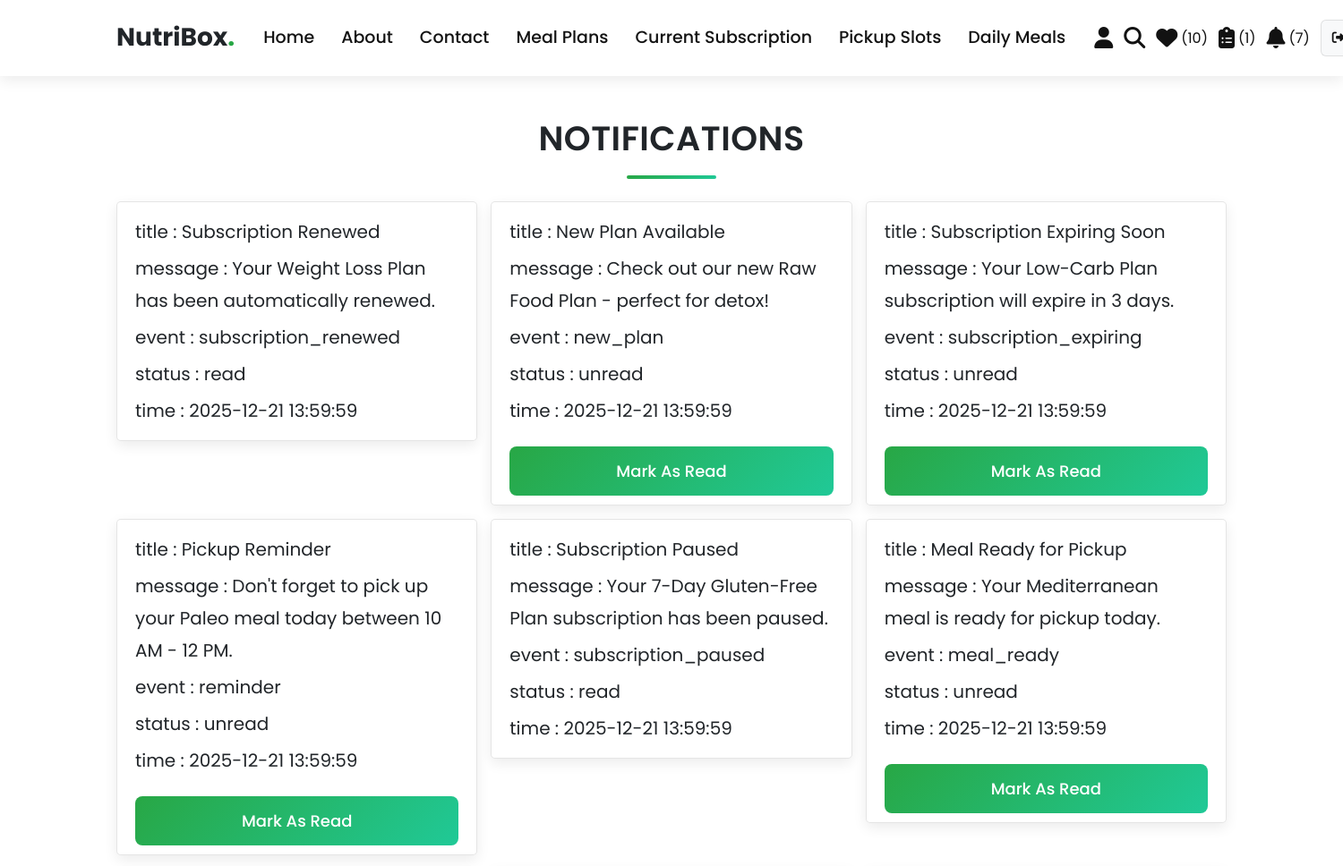
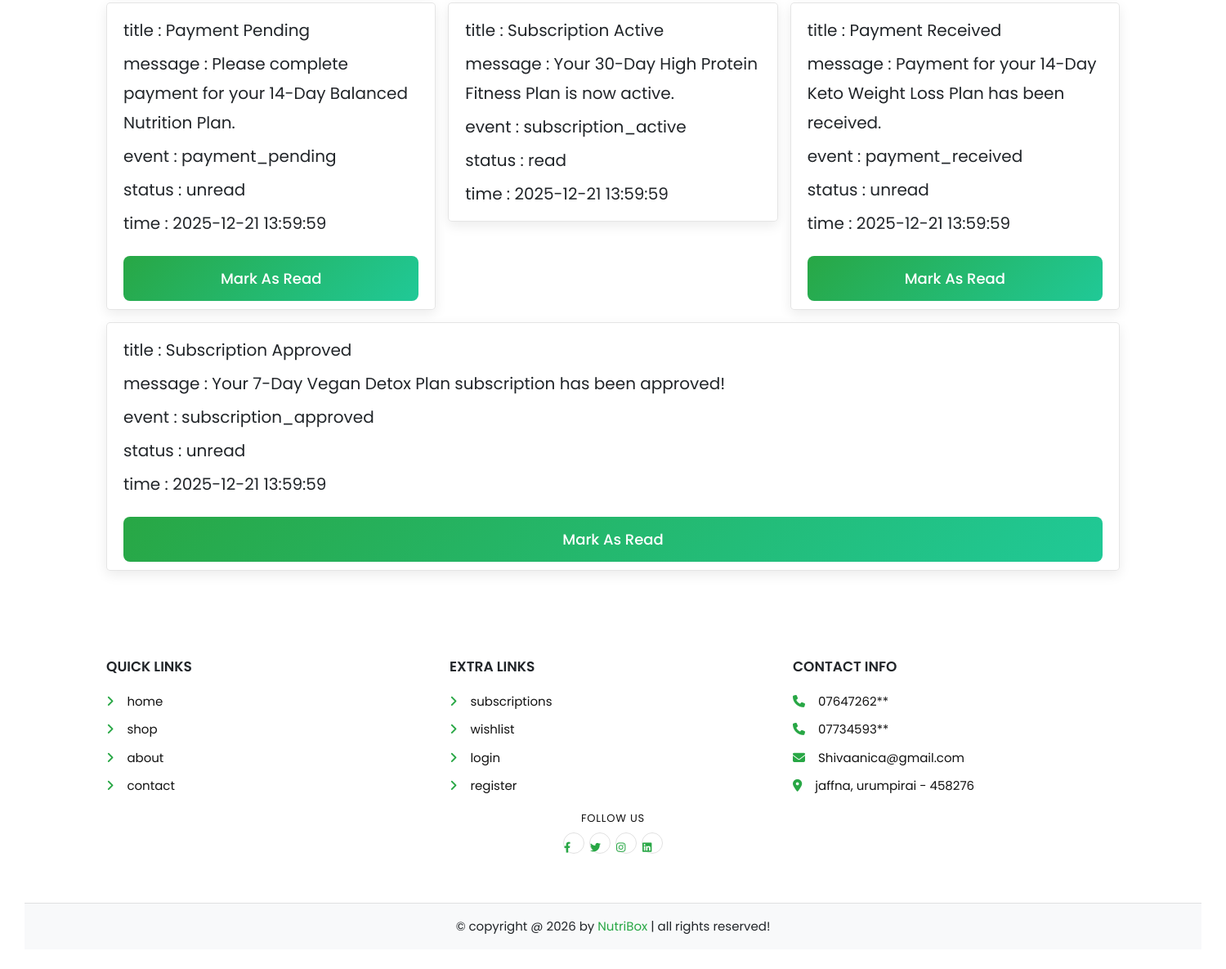
The app's page /user/notifications.php (signed in) with its own data (2 pictures, top to bottom).
### tables this page shows
CREATE TABLE IF NOT EXISTS notifications (
  id INT(100) NOT NULL AUTO_INCREMENT,
  user_id INT(100) NOT NULL,
  subscription_id INT(100) DEFAULT NULL,
  event VARCHAR(50) NOT NULL,
  title VARCHAR(150) NOT NULL,
  message VARCHAR(1000) NOT NULL,
  is_read TINYINT(1) NOT NULL DEFAULT 0,
  created_at TIMESTAMP NOT NULL DEFAULT CURRENT_TIMESTAMP,
  PRIMARY KEY (id),
  KEY idx_user_id (user_id),
  KEY idx_is_read (is_read)
);

### user/notifications.php (the view, shortened to what this page needs)
<?php
@include "../config.php";
$user_id = $_SESSION["user_id"];
$notifications = $conn->prepare(
    "SELECT * FROM `notifications` WHERE user_id = ? ORDER BY created_at DESC, id DESC",
);
$notifications->execute([$user_id]);
?>
<!DOCTYPE html>
<html lang="en">
<head>
   <link rel="stylesheet" href="https://cdnjs.cloudflare.com/ajax/libs/font-awesome/6.1.1/css/all.min.css">
   <link rel="stylesheet" href="css/user_style.css">
</head>
<body>
<?php include "user_header.php"; ?>
<section class="placed-orders">
   <h1 class="title">notifications</h1>
   <div class="box-container">
      <?php if ($notifications->rowCount() > 0) {
          while ($note = $notifications->fetch(PDO::FETCH_ASSOC)) { ?>
      <div class="box">
         <p> title : <span><?= $note["title"] ?></span> </p>
         <p> message : <span><?= $note["message"] ?></span> </p>
         <p> event : <span><?= $note["event"] ?></span> </p>
         <p> status : <span><?= $note["is_read"]
             ? "read"
             : "unread" ?></span> </p>
         <p> time : <span><?= $note["created_at"] ?></span> </p>
         <?php if ((int) $note["is_read"] === 0) { ?>
            <form action="" method="POST" style="margin-top:1rem;">
               <input type="submit" name="mark_read" class="btn" value="mark as read">
            </form>
         <?php } ?>
      </div>
      <?php }
      } else {
          echo '<p class="empty">no notifications yet!</p>';
      } ?>
   </div>
</section>
<?php include "user_footer.php"; ?>
</body>
</html>

### user/css/user_style.css (style rules this page uses)
.placed-orders .box-container { display: flex; flex-wrap: wrap; gap: 1.5rem; align-items: flex-start; }
.placed-orders .box-container .box { padding: 1rem 2rem; flex: 1 1 40rem; border: var(--border); background-color: var(--white); box-shadow: var(--box-shadow); border-radius: 0.5rem; }
.placed-orders .box-container .box p { margin: 0.5rem 0; line-height: 1.8; font-size: 2rem; color: var(--light-color); }
.placed-orders .box-container .box p span { color: var(--green); }

### user/css/components.css (style rules this page uses)
:root { --primary-green: #28a745; --secondary-orange: #fd7e14; --accent-red: #dc3545; --dark-gray: #212529; --light-gray: #121212; --white: #ffffff; --off-white: #f8f9fa; --light-bg: #8aeeb5; --border: 0.15rem solid rgba(0, 0, 0, 0.1); --box-shadow: 0 0.5rem 1.5rem rgba(0, 0, 0, 0.08); --gradient: linear-gradient(135deg, var(--primary-green), #20c997); }
* { font-family: "Poppins", sans-serif; margin: 0; padding: 0; box-sizing: border-box; outline: none; border: none; text-decoration: none; color: var(--dark-gray); transition: all 0.3s ease; }
body { background-color: var(--light-bg); line-height: 1.6; background: url("../../images/BG.png") no-repeat center center fixed; background-size: cover; font-family: "Poppins", sans-serif; }
html { font-size: 62.5%; overflow-x: hidden; scroll-behavior: smooth; scroll-padding-top: 7rem; }
section { padding: 4rem 3rem; max-width: 1300px; margin: 0 auto; }
.btn, .delete-btn, .option-btn { display: inline-block; width: 100%; margin-top: 1.2rem; border-radius: 0.8rem; color: var(--white); font-size: 1.8rem; font-weight: 500; padding: 1.4rem 3.2rem; text-transform: capitalize; cursor: pointer; text-align: center; position: relative; overflow: hidden; z-index: 1; }
.btn { background: var(--gradient); }
.btn::before, .delete-btn::before, .option-btn::before { content: ""; position: absolute; top: 0; left: -100%; width: 100%; height: 100%; background: rgba(0, 0, 0, 0.1); transition: left 0.3s ease; z-index: -1; }
.title { text-align: center; margin-bottom: 2.5rem; text-transform: uppercase; color: var(--dark-gray); font-size: 3.8rem; font-weight: 600; letter-spacing: 0.05rem; position: relative; }
.title::after { content: ""; width: 100px; height: 4px; background: var(--gradient); display: block; margin: 1rem auto; border-radius: 2px; }

### records on screen
notifications: title "Subscription Renewed", message "Your Weight Loss Plan has been automatically renewed.", event "subscription_renewed", is_read "read", created_at "2025-12-21 13:59:59"
notifications: title "New Plan Available", message "Check out our new Raw Food Plan - perfect for detox!", event "new_plan", is_read "unread", created_at "2025-12-21 13:59:59"
notifications: title "Subscription Expiring Soon", message "Your Low-Carb Plan subscription will expire in 3 days.", event "subscription_expiring", is_read "unread", created_at "2025-12-21 13:59:59"
notifications: title "Pickup Reminder", message "Don't forget to pick up your Paleo meal today between 10 AM - 12 PM.", event "reminder", is_read "unread", created_at "2025-12-21 13:59:59"
notifications: title "Subscription Paused", message "Your 7-Day Gluten-Free Plan subscription has been paused.", event "subscription_paused", is_read "read", created_at "2025-12-21 13:59:59"
notifications: title "Meal Ready for Pickup", message "Your Mediterranean meal is ready for pickup today.", event "meal_ready", is_read "unread", created_at "2025-12-21 13:59:59"
notifications: title "Payment Pending", message "Please complete payment for your 14-Day Balanced Nutrition Plan.", event "payment_pending", is_read "unread", created_at "2025-12-21 13:59:59"
notifications: title "Subscription Active", message "Your 30-Day High Protein Fitness Plan is now active.", event "subscription_active", is_read "read", created_at "2025-12-21 13:59:59"
notifications: title "Payment Received", message "Payment for your 14-Day Keto Weight Loss Plan has been received.", event "payment_received", is_read "unread", created_at "2025-12-21 13:59:59"
notifications: title "Subscription Approved", message "Your 7-Day Vegan Detox Plan subscription has been approved!", event "subscription_approved", is_read "unread", created_at "2025-12-21 13:59:59"

### other values on screen
$wishlist_total "10"
$subscription_total "1"
$unread_notifications "7"
